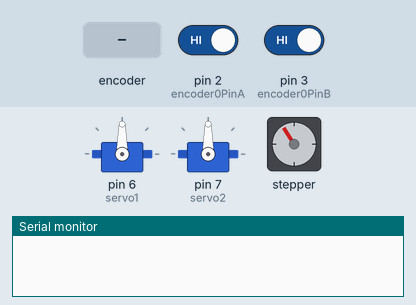
The sketch below on a simulated Arduino Uno, built with avr-gcc and run on an emulated ATmega328P. On the bench: 2 × servo, stepper motor, the last lines printed to the serial monitor. The test bench sets the inputs (shaded band); at power-on: pin 2 (encoder0PinA) HIGH, pin 3 (encoder0PinB) HIGH. Stepper angles assume 80 steps per turn.

Above: at 1.2 s.
1.3 s: rotary encoder on pin 2 (encoder0PinA) / pin 3 (encoder0PinB) turned 1 step (first pin leading)
At 1.67 s:
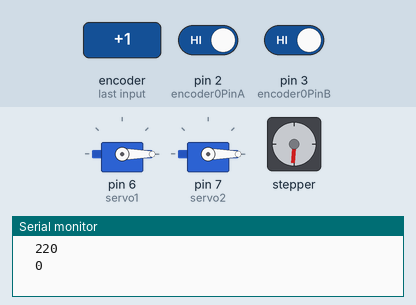
At 2.28 s:
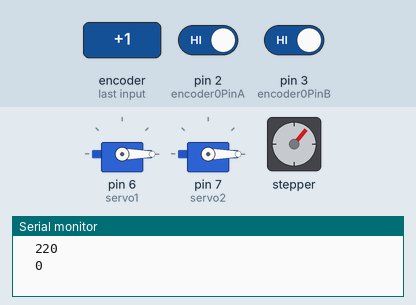
Timing chart, 0 to 10.3 s (numbered marks = the images above; inputs shaded):
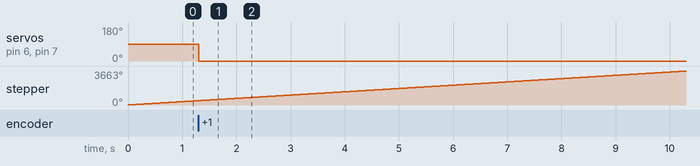

Measured:
- after the input at 1.3 s, servo on pin 6 (servo1), servo on pin 7 (servo2): 90° → 0° at once

The sketch:

micro_radar_code1.ino
```cpp
 #include <Servo.h>
#include <Stepper.h>
#include <Bounce2.h>

#define encoder0PinA  2
#define encoder0PinB  3

#define encoder1PinA  2
#define encoder1PinB  3

#define triggerPin 4
#define echoPin 5
int a = 30;
int b = 30;
Bounce debouncer = Bounce();
Bounce debouncer2 = Bounce();
Bounce debouncer3 = Bounce();
Bounce debouncer4 = Bounce();
volatile unsigned int enc1 = 0;
volatile unsigned int enc2 = 0;

const int stepsPerRevolution = 80;  // change this to fit the number of steps per revolution


   long duration, cm;


Stepper myStepper(stepsPerRevolution, 8, 9, 10, 11);

Servo servo1,servo2;  // create servo object to control a servo
//Servo servo2;                // twelve servo objects can be created on most boards

int pos1 = 0;
int pos2 = 0;
void setup() {


   pinMode(triggerPin,OUTPUT);
    pinMode(echoPin,INPUT);; // Start serial communications

  myStepper.setSpeed(60);
  servo1.attach(6);
    servo2.attach(7);
  Serial.begin(9600);
  {


  pinMode(encoder0PinA, INPUT);
  digitalWrite(encoder0PinA, HIGH);       // turn on pullup resistor
  pinMode(encoder0PinB, INPUT);
  digitalWrite(encoder0PinB, HIGH);       // turn on pullup resistor

  attachInterrupt(0, doEncoder, CHANGE);  // encoder pin on interrupt 0 - pin 2

                 // a personal quirk

 debouncer.attach(encoder0PinA);
  debouncer.interval(100);

 debouncer2.attach(encoder0PinB);
  debouncer2.interval(100);

   debouncer3.attach(encoder1PinA);
  debouncer3.interval(100);

 debouncer4.attach(encoder1PinB);
  debouncer4.interval(100);
}

}

void ultra ()
{
    digitalWrite(triggerPin,LOW);
     delayMicroseconds(2);
     digitalWrite(triggerPin, HIGH);
     delayMicroseconds(10);
     digitalWrite(triggerPin, LOW);
     delayMicroseconds(2);
     duration =  pulseIn(echoPin,HIGH);

     cm= distance(duration);
     Serial.print("cm= ");
     Serial.print(cm);
     delay(500);


}
void loop() {


  myStepper.step(stepsPerRevolution);

 }

void doEncoder()
{
debouncer.update();
delay(100);
      debouncer2.update();
      delay(100);

debouncer3.update();
delay(100);

debouncer4.update();
delay(100);

     int value1 = debouncer.read();
       int value2 = debouncer2.read();
     int value3 = debouncer.read();
   int value4 = debouncer.read();

  if (value1 == value2)
  {
    enc1++ ;

}
  if (enc1 >150)
  {enc1 = enc1-150;
  pos1 = pos1 +a;
     if (pos1 == 180 || pos1 == 0)
      { a = -a ;
      }

  }

  if (value3 == value4)
  {
    enc2++ ;

}
  if (enc2 >150)
  {enc2 = enc2-150;
  pos2 = pos2 +a;
     if (pos2 == 180 || pos2 == 0)
      { b = -b ;
      }

  }
  servo1.write(pos1);
  servo2.write(pos1);
  Serial.print(enc1, DEC);
  Serial.print(enc2, DEC);
   Serial.println(pos1);
  Serial.print ("\t");

  Serial.println(pos2);
  Serial.print ("\t");


}

     long distance(long microseconds)
{
  return microseconds /29/2;
}
```
